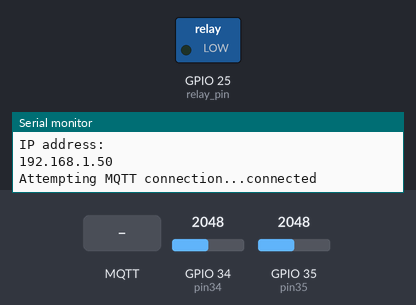
A sketch run on a simulated ESP32. Parts: switched loads named in the sketch (green lamp = pin HIGH), the last lines printed to the serial monitor. The test bench sets the inputs (shaded band); at power-on: GPIO 34 (pin34) = 2048, GPIO 35 (pin35) = 2048. WiFi joins after 1.5 s; servers stay silent unless stated; no MQTT or app messages arrive unless stated.

Above: at 3.7 s.
3.8 s: MQTT message "1234" arrives on the second subscribed topic
At 4.4 s:
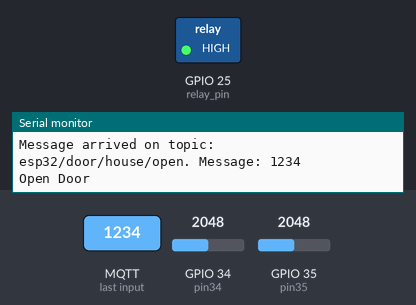
10.3 s: MQTT message "esp32/status" arrives on the first subscribed topic
11.8 s: MQTT message "1234" arrives on the first subscribed topic
Timing chart, 0 to 14.8 s (numbered marks = the images above; inputs shaded):
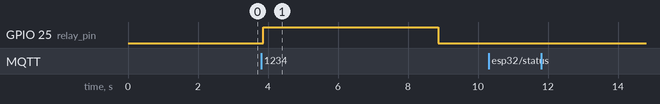

Measured:
- after the input at 3.8 s, GPIO 25 (relay_pin): LOW → HIGH after 0.07 s, → LOW 5.0 s later

The sketch:

sketch_house_opener.ino
```cpp
#include <WiFi.h>
#include <PubSubClient.h>

const char* ssid = "";
const char* password = "";
const char* mqtt_server = "";

WiFiClient espClient;
PubSubClient client(espClient);
long lastMsg = 0;
char msg[50];
int value = 0;

const int pin34 = 34;
const int pin35 = 35;
int val34 = 0;
int val35 = 0;
int relay_pin = 25;
int led_pin = 26;
char* relay_pin_status = "relay_pin: LOW";

void setup() {
  Serial.begin(115200);
  pinMode (relay_pin, OUTPUT);
  pinMode (relay_pin, OUTPUT);
  digitalWrite(led_pin, HIGH);

  digitalWrite(relay_pin, LOW);
  relay_pin_status = "relay_pin: LOW";

  setup_wifi();
  client.setServer(mqtt_server, 1883);
  client.setCallback(callback);
  delay(1000);
}

void setup_wifi() {
  delay(10);
  // We start by connecting to a WiFi network

  WiFi.begin(ssid, password);
  int tries = 0;
  while (WiFi.status() != WL_CONNECTED) {
    delay(500);
    Serial.println("Connecting WiFi...");
    tries +=1;
    if(tries > 10){
      ESP.restart();
    }
  }
  Serial.println("");
  Serial.println("WiFi connected");
  Serial.println("IP address: ");
  Serial.println(WiFi.localIP());
}
//CALLBACK
void callback(char* topic, byte* message, unsigned int length) {
  Serial.print("Message arrived on topic: ");
  Serial.print(topic);
  Serial.print(". Message: ");
  String messageIn;

  for (int i = 0; i < length; i++) {
    Serial.print((char)message[i]);
    messageIn += (char)message[i];
  }
  Serial.println();

  if (String(topic) == "esp32/status"){
    Serial.println("status");
    val34 = analogRead(pin34);
    val35 = analogRead(pin35);
    char string34[8];
    sprintf(string34,"%ld", val34);
    client.publish("esp32/in", string34);
    char string35[8];
    sprintf(string35,"%ld", val35);
    client.publish("esp32/in", string35);
    client.publish("esp32/in", relay_pin_status);

  }
  if (String(topic) == "esp32/door/house/open"){
    if(messageIn == "1234"){
      Serial.println("Open Door");
      digitalWrite(relay_pin, HIGH);
      relay_pin_status = "relay_pin: HIGH";
      delay(5000);
      digitalWrite (relay_pin, LOW);
      relay_pin_status = "relay_pin: LOW";
      client.publish("esp32/door/house/status", "Die Haustür wurde geöffnet.");
    }
  }
}

void reconnect() {
  // Loop until we're reconnected
  while (!client.connected()) {
    Serial.print("Attempting MQTT connection...");
    // Attempt to connect
    if (client.connect("ESP8266Client")) {
      Serial.println("connected");
      // Subscribe
      client.subscribe("esp32/status");
      client.subscribe("esp32/door/house/open");
    } else {
      Serial.print("failed, rc=");
      Serial.print(client.state());
      Serial.println(" try again in 5 seconds");
      // Wait 5 seconds before retrying
      delay(5000);
    }
  }
}
void send(int val, char* topic){
//  float volt = (float)val/4095*30;
  char voltString[8];
//  dtostrf(volt, 1, 2, voltString);
  sprintf(voltString,"%ld", val);
  client.publish(topic, voltString);

}
void loop() {
    if (!client.connected()) {
    reconnect();
  }
  client.loop();
  long now = millis();
  if (now - lastMsg > 5000) {
    val34 = analogRead(pin34);
    val35 = analogRead(pin35);

    if (val34 > 10) {
      Serial.println(val34);
      send(val34, "esp32/gong_house");
      lastMsg = now;
    }
    if (val35 > 10) {
      Serial.println(val35);
      send(val35, "esp32/gong_home");
      lastMsg = now;
    }
  }
  delay(100);
}
```
